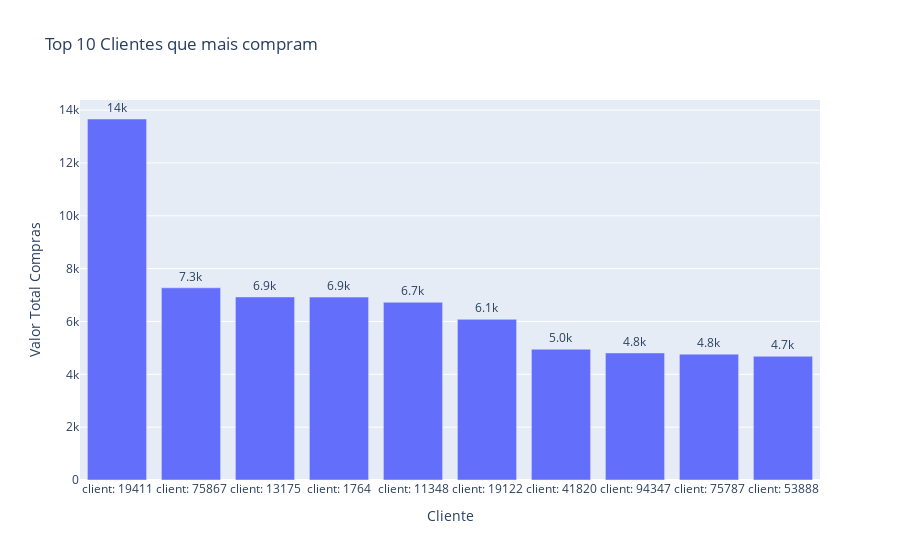

Source (notebook cell):
### Markdown cell above
---
Esta consulta retorna um **ranking dos 10 clientes com maior volume financeiro de compras**, exibindo na primeira coluna a identificação do cliente formatada com o prefixo "client: " concatenado à sua chave (`customer_sk`) e na segunda coluna o somatório total do valor dos produtos mais o frete gastos por cada um, ordenados de forma decrescente para destacar os maiores consumidores da base.

### Code cell
consulta = """
select 'client: ' || dc.customer_sk     as cliente
     , sum(fs.price + fs.freight_value) as valor_total_compras
  from fact_sales fs
  join dim_customer dc on fs.customer_sk = dc.customer_sk
 group by dc.customer_sk
 order by valor_total_compras desc
 limit 10;
"""
df = pd.read_sql(sql=text(consulta), con=cn.get_engine())
print(df.head())

gg.gerar_grafico_sql( codigo_sql         = consulta
                    , coluna_x           = 'cliente'
                    , coluna_y           = 'valor_total_compras'
                    , rotulo_valor       = 'Valor Total Compras'
                    , titulo_grafico     = 'Top 10 Clientes que mais compram'
                    , tipo_grafico       = 'Barras'
                    , nome_arquivo_saida = '../visualizations/grafico_top10_clientes.png'
                    , conexao            =  cn.get_engine()
                     )

### Figure 1 — Plotly figure (JSON) as saved in the notebook; plotly's stock layout.template omitted (floating-point values rounded to 4 significant figures)
{"data": [{"hovertemplate": "Cliente=%{x}<br>Valor Total Compras=%{text}<extra></extra>", "legendgroup": "", "marker": {"color": "#636efa", "pattern": {"shape": ""}}, "name": "", "orientation": "v", "showlegend": false, "text": [13660.0, 7275.0, 6929.0, 6922.0, 6727.0, 6082.0, 4950.0, 4809.0, 4764.0, 4682.0], "textposition": "outside", "texttemplate": "%{text:.2s}", "type": "bar", "x": ["client: 19411", "client: 75867", "client: 13175", "client: 1764", "client: 11348", "client: 19122", "client: 41820", "client: 94347", "client: 75787", "client: 53888"], "xaxis": "x", "y": [13660.0, 7275.0, 6929.0, 6922.0, 6727.0, 6082.0, 4950.0, 4809.0, 4764.0, 4682.0], "yaxis": "y"}], "layout": {"autosize": true, "barmode": "relative", "legend": {"tracegroupgap": 0}, "title": {"text": "Top 10 Clientes que mais compram"}, "xaxis": {"anchor": "y", "autorange": true, "domain": [0, 1], "range": [-0.5, 9.5], "title": {"text": "Cliente"}, "type": "category"}, "yaxis": {"anchor": "x", "autorange": true, "domain": [0, 1], "range": [0, 14380.0], "title": {"text": "Valor Total Compras"}, "type": "linear"}}}
